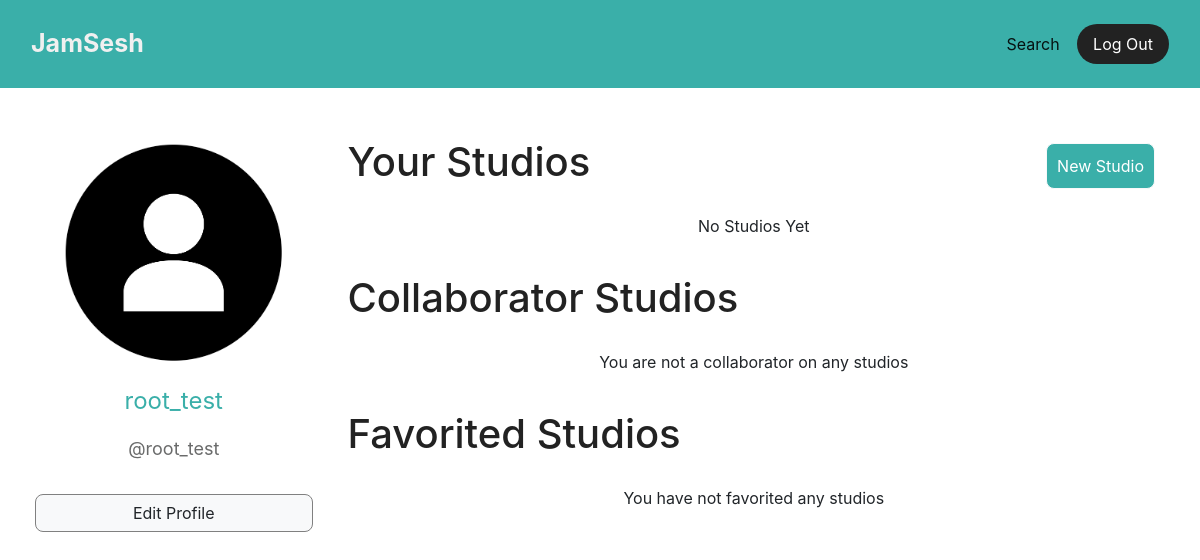
The app's page /user-profile.php (signed in), older data.
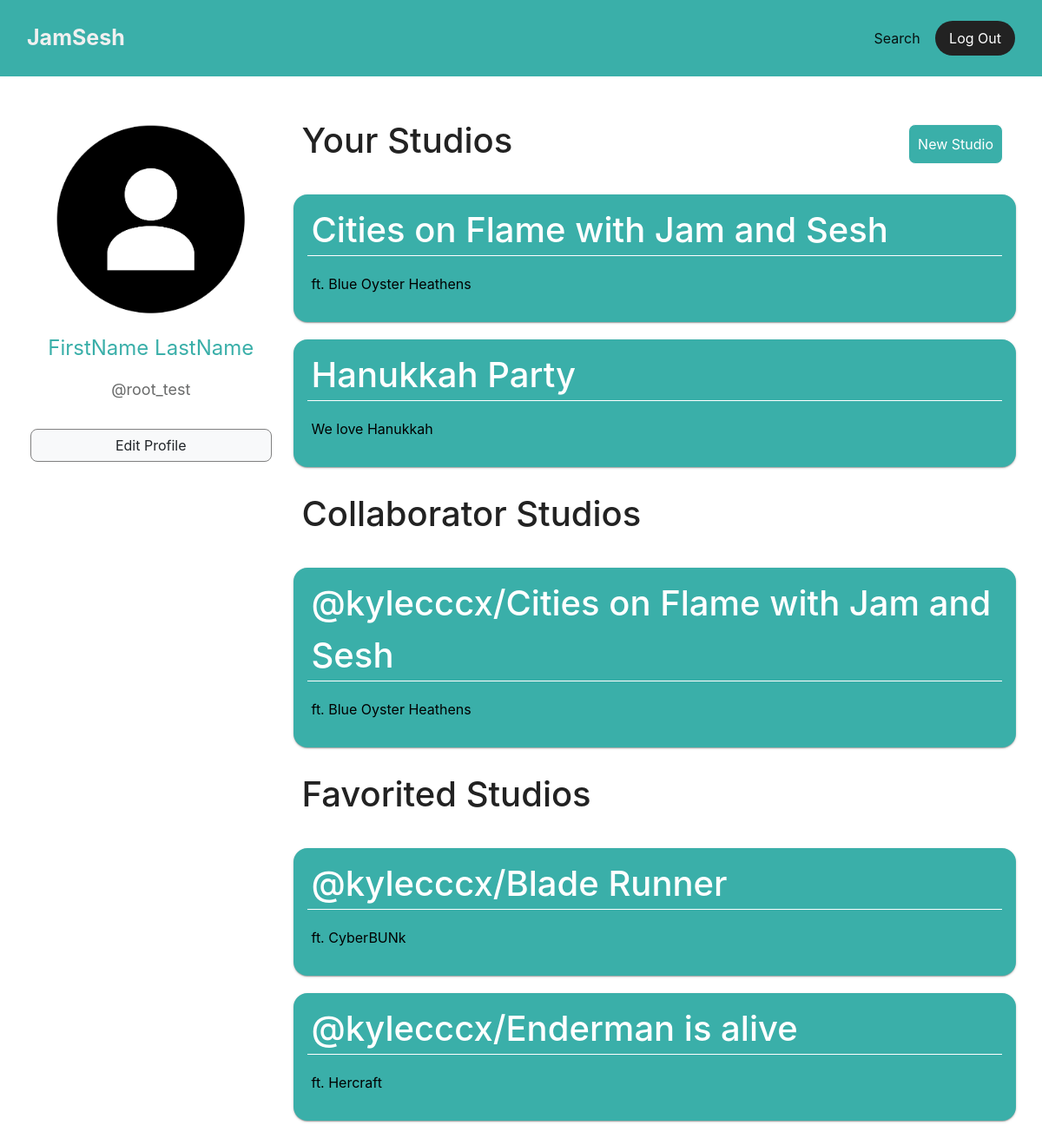
The same page, newer data.
### tables this page shows
CREATE TABLE `studios` (
  `id` int(11) NOT NULL,
  `owner` varchar(50) DEFAULT NULL,
  `instruments` mediumtext DEFAULT '',
  `title` varchar(50) NOT NULL DEFAULT 'Title',
  `visibility` varchar(10) NOT NULL DEFAULT 'Public',
  `allowFork` varchar(5) NOT NULL DEFAULT 'Yes',
  `description` varchar(2048) NOT NULL DEFAULT 'Description',
  `forks` int(10) NOT NULL DEFAULT 0,
  `isAFork` int(11) DEFAULT NULL,
  `favorites` int(255) DEFAULT 0
);

### user-profile.php (the view, shortened to what this page needs)
<?php
include 'assets/php/db_conn.php';
function fetchOwnedStudios( $link ) {
  $owned_studios = array();
  $sql = "SELECT id, title, visibility, allowFork, description FROM studios WHERE owner = '" . $_SESSION["email"] . "'";
  $result = $link->query($sql);
  if ($result->num_rows > 0) {
    while ($row = $result->fetch_assoc()) {
      array_push( $owned_studios, [ 'id' => $row['id'],
                                    'title' => $row['title'],
                                    'visibility' => $row['visibility'],
                                    'allowFork' => $row['allowFork'],
                                    'description' => $row['description'] ] );
    }
  }
  return $owned_studios;
}
function fetchCollabStudios( $link ) {
  $collab_studios = array();
  $sql = "SELECT * FROM collaborators WHERE email = '" . $_SESSION["email"] . "'";
  if ($result = $link->query($sql)) {
    if ($result->num_rows > 0) {
      while ($row = $result->fetch_assoc()) {
        $sql2 = "SELECT * FROM studios WHERE id = " . $row["studioID"] . "";
        $result2 = $link->query($sql2);
        if ($result2->num_rows > 0) {
          while ($row2 = $result2->fetch_assoc()) {
            $sql3 = "SELECT username FROM users WHERE email = '" . $row2["owner"] . "'";
            $result3 = $link->query($sql3);
            if ($result3->num_rows == 1) {
              while ($row3 = $result3->fetch_assoc()) {
                $owner_username = $row3["username"];
              }
            }
            array_push( $collab_studios, [ 'id' => $row2['id'],
                                          'title' => $row2['title'],
                                          'visibility' => $row2['visibility'],
                                          'allowFork' => $row2['allowFork'],
                                          'description' => $row2['description'],
                                          'owner' => $owner_username ] );
          }
        }
      }
    }
  }
  return $collab_studios;
}
function fetchFavoritedStudios( $link ) {
  $fav_studios = array();
  $sql = "SELECT * FROM favorites WHERE email = '" . $_SESSION["email"] . "'";
  if ($result = $link->query($sql)) {
    if ($result->num_rows > 0) {
      while ($row = $result->fetch_assoc() ) {
        $sql2 = "SELECT * FROM studios WHERE id = " . $row["studioID"] . "";
        $result2 = $link->query($sql2);
        if ($result2->num_rows > 0) {
          while ($row2 = $result2->fetch_assoc()) {
            $sql3 = "SELECT username FROM users WHERE email = '" . $row2["owner"] . "'";
            $result3 = $link->query($sql3);
            if ($result3->num_rows == 1) {
              while ($row3 = $result3->fetch_assoc()) {
                $owner_username = $row3["username"];
              }
            }
            array_push( $fav_studios, [ 'id' => $row2['id'],
                                          'title' => $row2['title'],
                                          'visibility' => $row2['visibility'],
                                          'allowFork' => $row2['allowFork'],
                                          'description' => $row2['description'],
                                          'owner' => $owner_username ] );
          }
        }
      }
    }
  }
  return $fav_studios;
}
$_SESSION["users_studios"] = fetchOwnedStudios( $link );
$_SESSION["users_collab_studios"] = fetchCollabStudios( $link );
$_SESSION["favorited-studios"] = fetchFavoritedStudios( $link );
?>
<!DOCTYPE html>
<html lang="en-us">
<head>
  <link rel="stylesheet" href="assets/bootstrap/css/bootstrap.min.css">
  <link rel="stylesheet" href="assets/css/Homepage-Nav.css">
  <link rel="stylesheet" href="assets/css/User-Profile.css">
</head>
<body>
  <nav class="navbar navbar-light navbar-expand-md navigation-clean-button">
    <div class="container"><a class="navbar-brand" href="#">JamSesh</a>
      <div class="collapse navbar-collapse" id="navcol-1">
        <span class="navbar-text actions">
          <a class="btn btn-link" role="button" href="search_button.php">Search</a>
          <a class="btn btn-light action-button" role="button" href="logout.php">Log Out</a>
        </span>
      </div>
    </div>
  </nav>
  <section class="d-xl-flex flex-row pad">
    <div class="d-flex flex-column text-center bio">
      <?php
      echo "<img src='" . $_SESSION["profilePic"] . "' alt='profile picture' class='pic'>";
      echo "<p class='name'>" . $_SESSION["displayName"] . "</p>";
      echo "<p class='subName'>@" . $_SESSION["username"] . "</p>";
      ?>
      <a data-toggle="modal" data-target="#editProfile" class="btn btn-light action-button changePic" role="button">
        Edit Profile
      </a>
      <div class="genreContainer d-flex flex-row">
      </div>
    </div>
    <div class="d-flex flex-column text-center studioSection">
      <div class="studioHeader d-flex flex-row">
        <h1>Your Studios</h1>
        <a data-toggle="modal" data-target="#newStudio" class="btn btn-light action-button addStudio" role="button">New Studio</a>
      </div>
      <?php
      if (@$_SESSION["users_studios"]) {
        foreach ($_SESSION["users_studios"] as $s) {
          echo "<form method='POST' action='user-profile.php'>";
          echo "<button type='submit' name='studio-clicked' value=" . $s["id"] . " class='studio'>";
          echo "<div class='studioTitle text-left'>" . $s["title"] . "</div>";
          echo "<hr />";
          echo "<p class='studioDescription text-left'>" . $s["description"] . "</p>";
          echo "</button>";
          echo "</form>";
        }
      } else {
        echo "<p>No Studios Yet</p>";
      }
      echo "<div class='studioHeader d-flex flex-row'>";
      echo "<h1>Collaborator Studios</h1>";
      echo "</div>";
      if (@$_SESSION["users_collab_studios"]) {
        foreach ($_SESSION["users_collab_studios"] as $s) {
          echo "<form method='POST' action='user-profile.php'>";
          echo "<button type='submit' name='studio-clicked' value=" . $s["id"] . " class='studio'>";
          echo "<div class='studioTitle text-left'>@" . $s["owner"] . "/" . $s["title"] . "</div>";
          echo "<hr />";
          echo "<p class='studioDescription text-left'>" . $s["description"] . "</p>";
          echo "</button>";
          echo "</form>";
        }
      } else {
        echo "<p>You are not a collaborator on any studios</p>";
      }
      echo "<div class='studioHeader d-flex flex-row'>";
      echo "<h1>Favorited Studios</h1>";
      echo "</div>";
      if (@$_SESSION["favorited-studios"]) {
        foreach ($_SESSION["favorited-studios"] as $s) {
          echo "<form method='POST' action='user-profile.php'>";
          echo "<button type='submit' name='studio-clicked' value=" . $s["id"] . " class='studio'>";
          echo "<div class='studioTitle text-left'>@" . $s["owner"] . "/" . $s["title"] . "</div>";
          echo "<hr />";
          echo "<p class='studioDescription text-left'>" . $s["description"] . "</p>";
          echo "</button>";
          echo "</form>";
        }
      } else {
        echo "<p>You have not favorited any studios</p>";
      }
      ?>
    </div>
  </section>
</body>
</html>

### assets/css/Homepage-Nav.css (style rules this page uses)
.navigation-clean-button { padding-top: 1rem; padding-bottom: 1rem; background: rgb(58,175,169); }
.navigation-clean-button .navbar-brand { font-weight: bold; color: #f0f0f0; font-size: 25px; }
.navigation-clean-button .navbar-text .action-button, .navigation-clean-button .navbar-text .action-button:active { border-radius: 20px; color: #fff; border: none; padding: .5rem 1rem; background: #222222; }
.navbar .container { max-width: 100%; }

### assets/css/User-Profile.css (style rules this page uses)
.bio { flex: 1 1; justify-content: left; padding: 15px; }
.pic { align-self: center; border-radius: 50%; width: 260px; height: 260px; }
.name { flex-basis: auto; color: rgb(58,175,169); font-size: x-large; }
.subName { flex-basis: auto; color: rgb(106, 107, 107); font-size: large; }
.changePic { flex-basis: auto; border-radius: 8px; border: 1px solid grey; }
hr { border-top: 0.5px solid lightgrey; margin-left: 0; margin-right: 0; margin-bottom: 0; height: 0px; padding: 10px; }
.studioSection { flex: 3 0; align-items: stretch; padding: 10px; }
.studioHeader { flex-direction: column; color: rgb(34,34,34); font-weight: bold; margin-bottom: 10px; margin-top: 10px; padding: 10px; justify-content: space-between; }
.addStudio { margin: 5px; background-color: #3aafa9; flex-basis: auto; color: white; border-radius: 8px; padding: 10px; }
.pad { padding: 20px; justify-content: space-around; }
hr { border-top: 1px solid white; margin-left: 10px; margin-right: 10px; margin-top: -1px; }
.studio { transition: all .8s ease; justify-content: start; margin-top: 10px; margin-bottom: 10px; flex: 1 0; background: #3aafa9; box-shadow: 0 1px 1px 0 rgba(0,0,0,0.14), 0 2px 1px -1px rgba(0,0,0,0.12), 0 1px 3px 0 rgba(0,0,0,0.20); ; border-radius: 16px; color: rgb(255,255,255); border: none; width: 100%; }
.studioTitle { font-size: 40px; font-weight: 500; padding-left: 15px; padding-top: 10px; }
.studioDescription { padding-left: 15px; padding-bottom: 15px; color: black; }
.genreContainer { flex-wrap: wrap; padding: 5px; }

Row changes from the older to the newer data that the page shows:
added studios: $s["id"] 54 (drawn), title "Cities on Flame with Jam and Sesh", description "ft. Blue Oyster Heathens", shown under "Your Studios"
added studios: $s["id"] 56 (drawn), title "Hanukkah Party", description "We love Hanukkah", shown under "Your Studios"
now on this page (row edited): studios: $s["id"] 51 (drawn), owner "kylecccx", title "Cities on Flame with Jam and Sesh", description "ft. Blue Oyster Heathens", shown under "Collaborator Studios"
now on this page (row edited): studios: $s["id"] 52 (drawn), owner "kylecccx", title "Blade Runner", description "ft. CyberBUNk", shown under "Favorited Studios"
added studios: $s["id"] 57 (drawn), owner "kylecccx", title "Enderman is alive", description "ft. Hercraft", shown under "Favorited Studios"
Text that changed along with them:
$_SESSION["displayName"]: "root_test" → "FirstName LastName"
text no longer shown: "No Studios Yet You are not a collaborator on any studios You have not favorited any studios"
